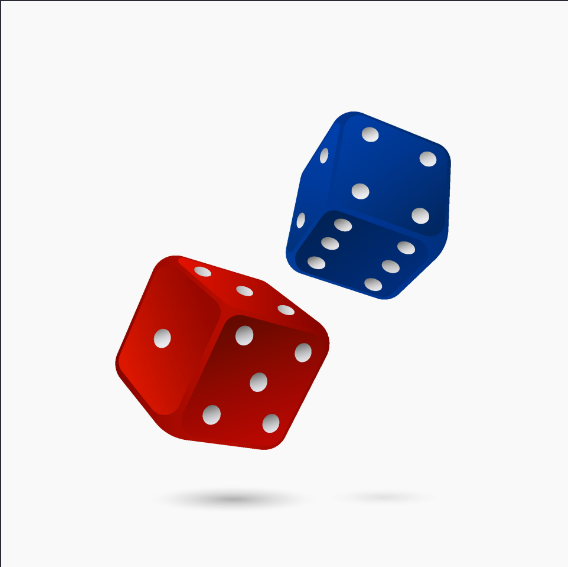
#> input picture Arquivos em Python/AtividadesFaculdade/Manipulando imagens OpenCV/dados.png, 568 x 567 px
$ python index.py
#> lines starting #> are read from the running program, lines starting #| are printed output that depends on the picture; after the words box and inside, x2 and y2 are one past the last pixel; in counts of white or black regions, pixels touching at a corner belong together
# Aluno: Lucas Pereira

import cv2
import numpy as np

# 1º Questão: Carregar e exibir uma imagem:

imagem = cv2.imread('./dados.png')
#> imagem is the input picture: shape (567, 568, 3); mean B, G, R 218.3, 213.9, 223.8

cv2.imshow('Imagem', imagem)
cv2.waitKey(0)
cv2.destroyAllWindows()

# 2º Questão: Converter uma imagem para tons de cinza:

imagem = cv2.imread('./dados.png')

imagem_cinza = cv2.cvtColor(imagem, cv2.COLOR_BGR2GRAY)
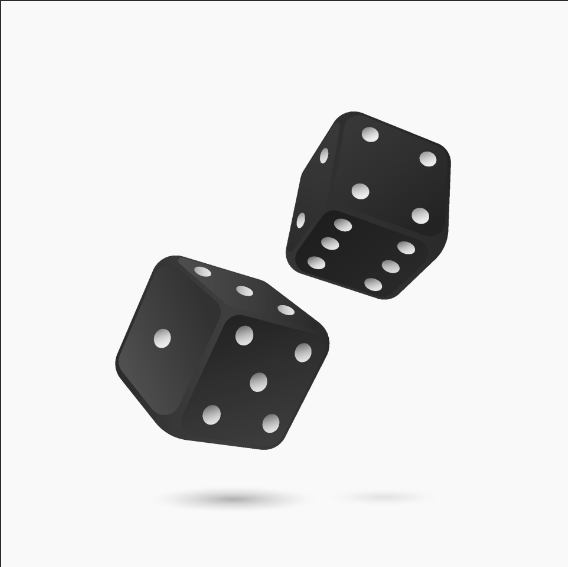
#> imagem_cinza: shape (567, 568); min 30, max 251, mean 217.4
imagens_ao_lado = np.hstack((imagem, cv2.cvtColor(imagem_cinza, cv2.COLOR_GRAY2BGR)))
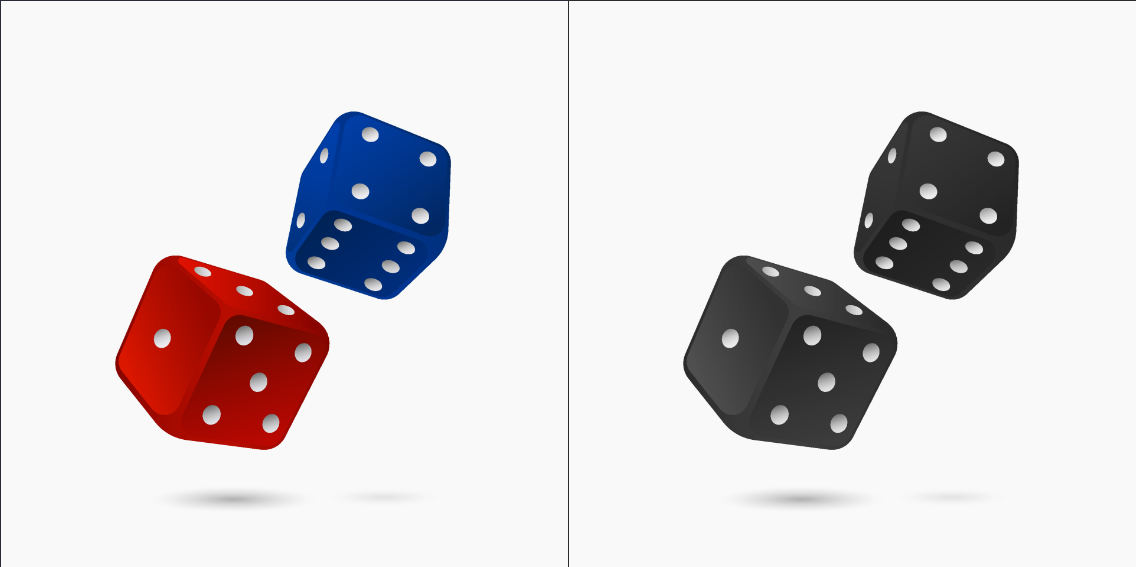
#> imagens_ao_lado: shape (567, 1136, 3); mean B, G, R 217.8, 215.6, 220.6
cv2.imshow('Imagens', imagens_ao_lado)
cv2.waitKey(0)
cv2.destroyAllWindows()

# 3º Questão: Aplicar um filtro de suavização:

imagem = cv2.imread('./dados.png')

imagem_suavizada = cv2.GaussianBlur(imagem, (5, 5), 10)
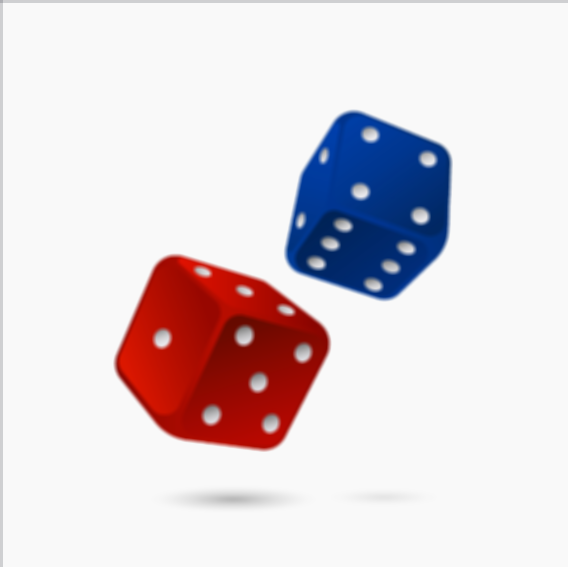
#> imagem_suavizada: shape (567, 568, 3); mean B, G, R 218.5, 214.2, 224.1
imagens_ao_lado2 = np.hstack((imagem, imagem_suavizada))
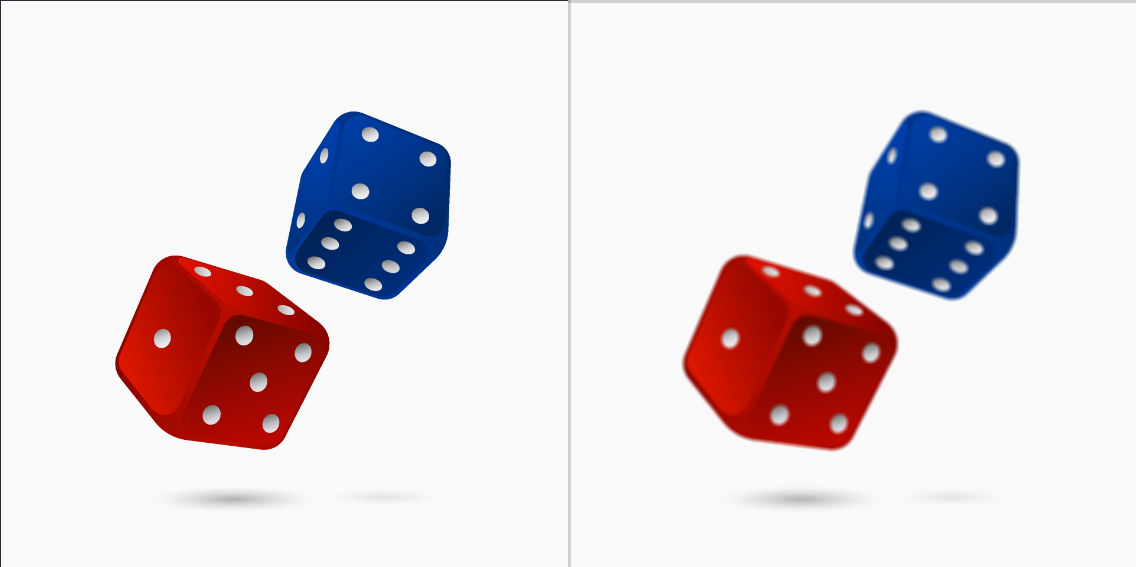
#> imagens_ao_lado2: shape (567, 1136, 3); mean B, G, R 218.4, 214.1, 224
cv2.imshow('Imagem Suavisada', imagens_ao_lado2)
cv2.waitKey(0)
cv2.destroyAllWindows()

# 4º Questão: Detecção de Bordas:

imagem = cv2.imread('./dados.png', cv2.COLOR_GRAY2BGR)
#> imagem: shape (567, 568, 4)

bordas = cv2.Canny(imagem, 100, 200)
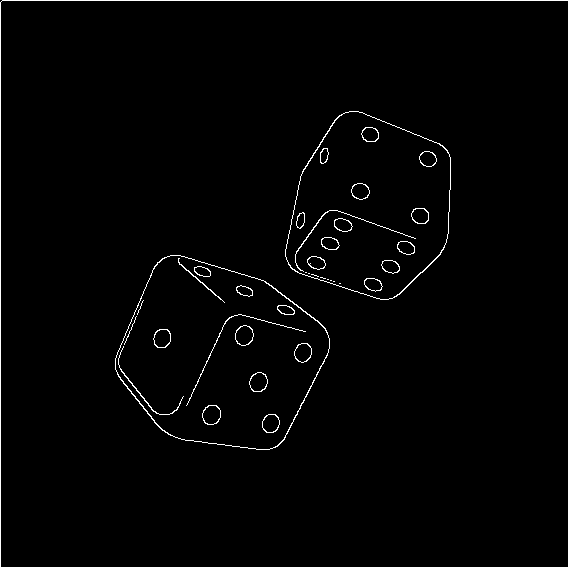
#> bordas: shape (567, 568); 1.3% white in thin lines or dots
cv2.imshow('Deteccao de Bordas', bordas)
cv2.waitKey(0)
cv2.destroyAllWindows()

#5º Questão: Identificar contornos em uma imagem:

imagem_cinza3 = cv2.imread('./dados.png', cv2.IMREAD_GRAYSCALE)
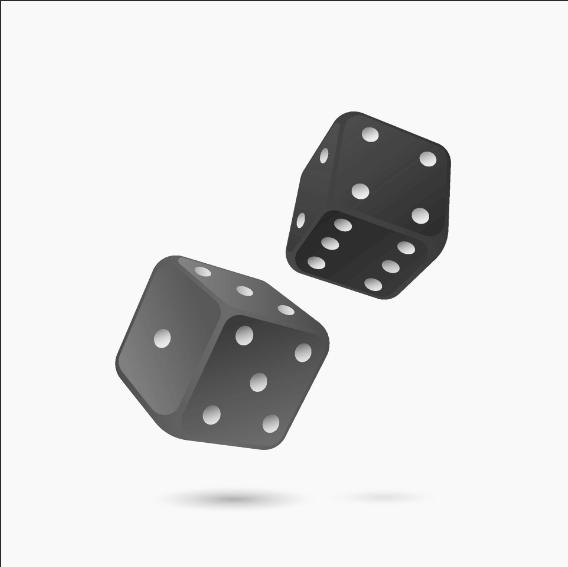
#> imagem_cinza3: shape (567, 568); min 39, max 251, mean 221.7

contornando, _ = cv2.findContours(imagem_cinza3, cv2.RETR_EXTERNAL, cv2.CHAIN_APPROX_SIMPLE)
#> contornando = [[[0, 0], [0, 566], [567, 566], [567, 0]]]
imagem_original = cv2.imread('./dados.png')
cv2.drawContours(imagem_original, contornando, -1, (0, 255, 0), 10)
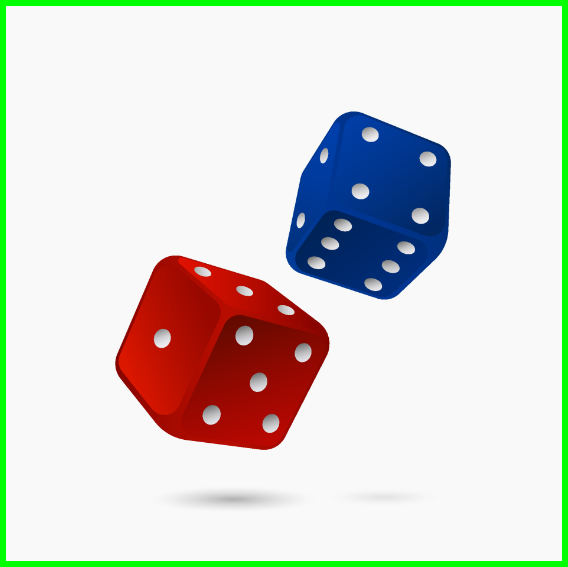
#> imagem_original: shape (567, 568, 3); 4.18% of pixels changed, all inside (x1, y1, x2, y2) = (0, 0, 568, 567)
cv2.imshow('Contornando', imagem_original)
cv2.waitKey(0)
cv2.destroyAllWindows()
